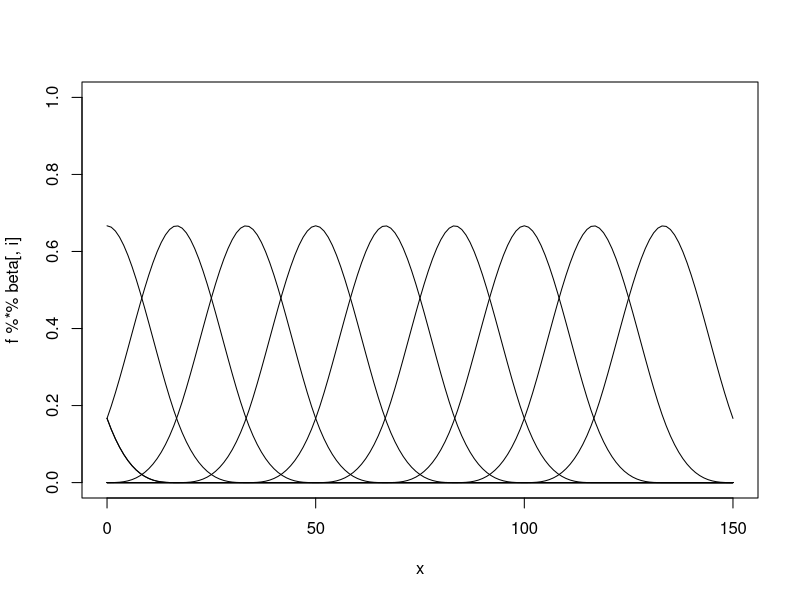
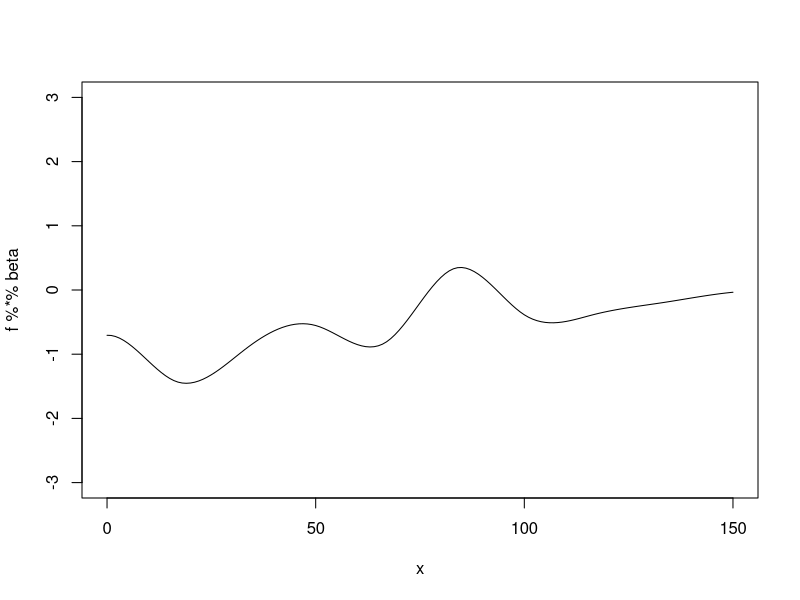
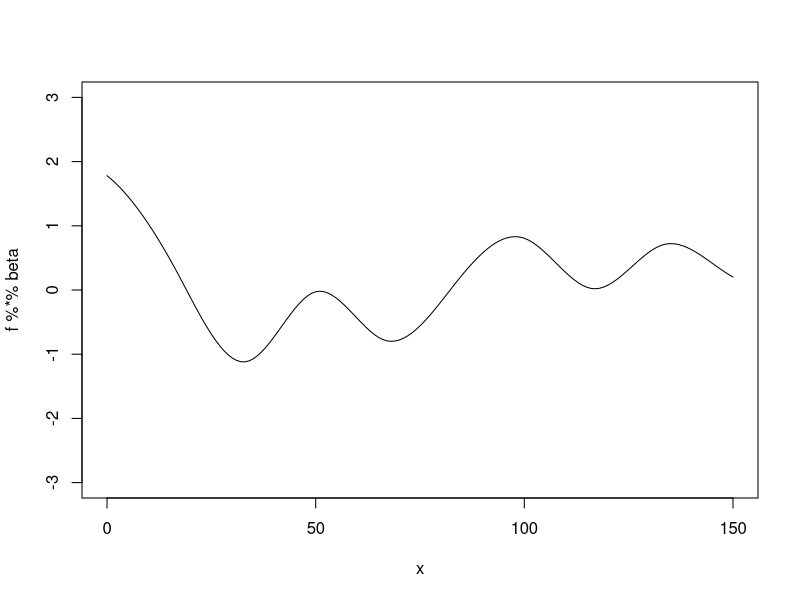
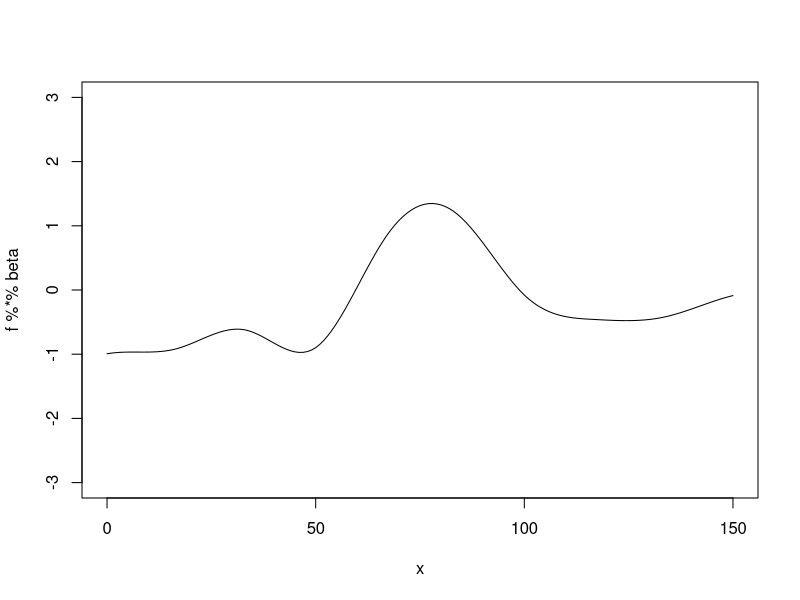
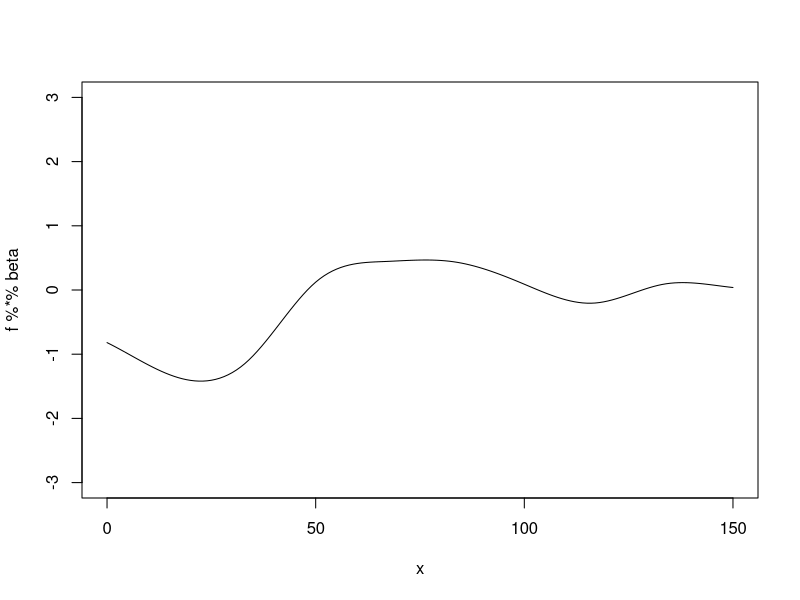
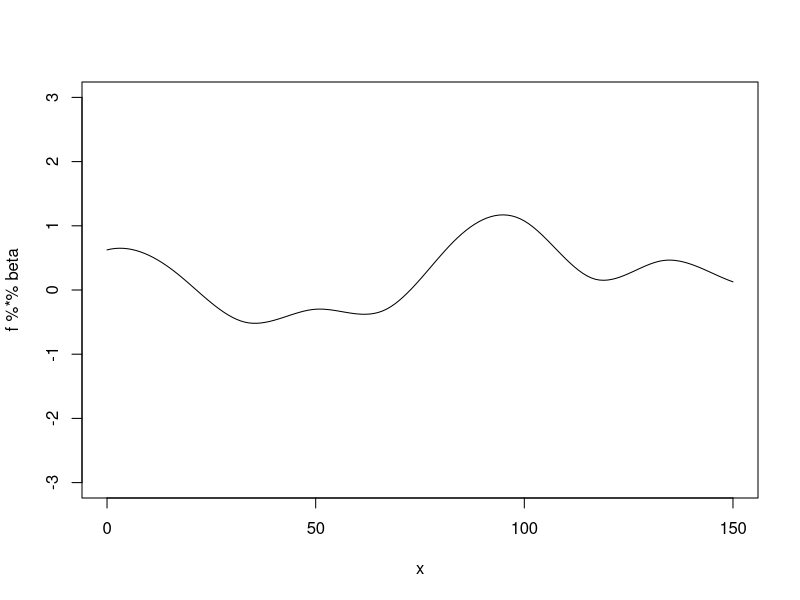
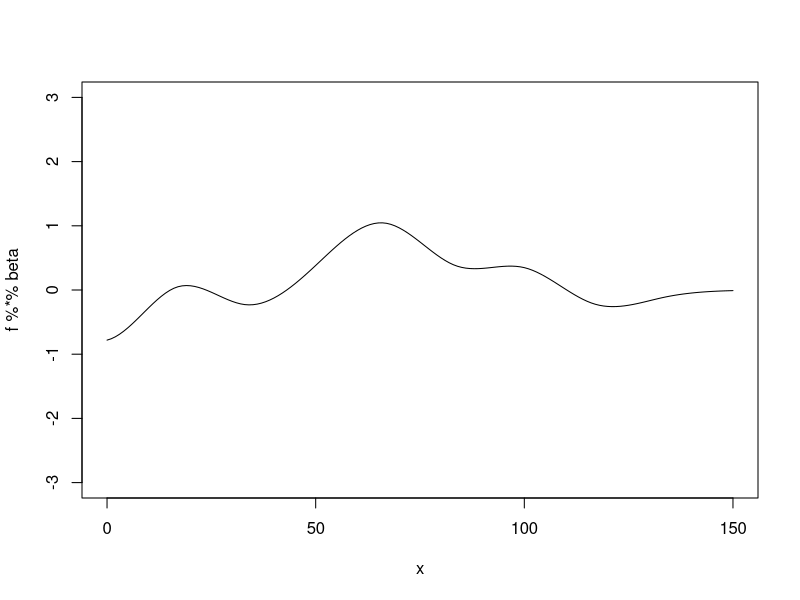
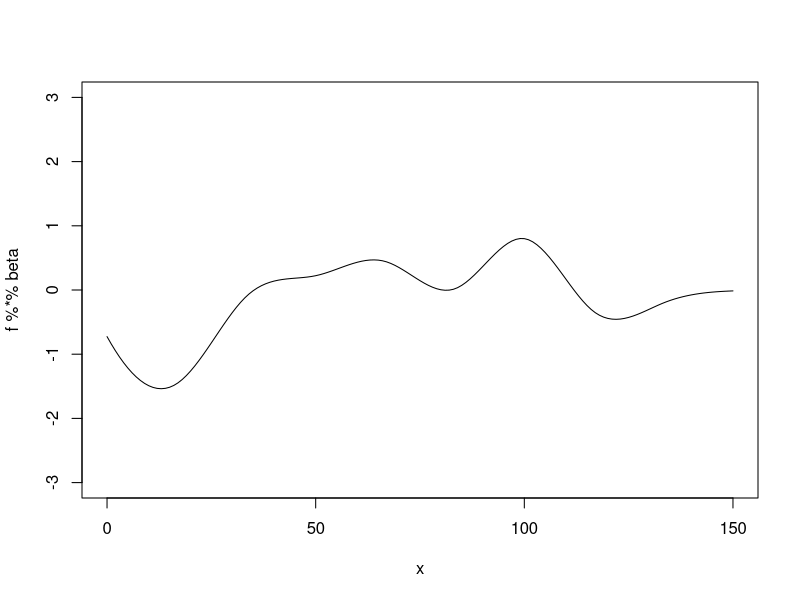

Write the R code that produced these figures, in order. (Note: this script raises an error after producing the figures.)
#write R and Jags code to implement p-splines based on description in Wood 2017,
#  pp. 204-206
library(mgcv)

#calculate basis, p. 205 in Wood.
bspline <- function(x, k, i, m=2)
{
  if(m==-1) {
    res <- as.numeric(x<k[i+1]&x>=k[i])
  } else {
    z0 <- (x-k[i])/(k[i+m+1]-k[i])
    z1 <- (k[i+m+2]-x)/(k[i+m+2]-k[i+1])
    res <- z0*bspline(x,k,i,m-1)+z1*bspline(x,k,i+1,m-1)
  }
  res
}

#try plotting the p-spline basis
# knot number, must be k + m + 2 with
# m + 1 the order of the basis, e.g., m = 2 for a cubic spline
# must define m+1 first and last knots outside the range of prediction
# see Wood, 2017, p. 204.
# ice range is 0 to 150, so we need to define knots < 0 and > 150
# if m = 2, then we need 3 knots < 0 and 3 > 150. 
# they should be equal spacing as the 'interior knots' in the range we care 
# about (i think this is needed)
k = 10 #number of knots in range of data we care about
m = 2 #order of basis
kp <- seq(0, 150, length=k)
kp <- c(-((m+1):1)*kp[2]+kp[1], kp, (1:(m+1))*kp[2]+kp[k]) #augment knots

x <- seq(0, 150, by=1)
f<- matrix(0, length(x), k)
for( i in 1:k){
  f[,i] <- bspline(x,k=kp, i=i, m=2)
}

beta <- diag(k) #matrix(c(0,0,0,0,1,0,0,0,0,0), k, 1) #rep(1, k), k, 1) #rnorm(n=k)
for(i in 1:k){
  if(i==1) plot(x, f%*%beta[,i], type="l", ylim=c(0, 1))
  lines(x, f%*%beta[,i])
}
#try random betas
for(i in 1:60){
beta <- matrix(rnorm(n=k), k, 1)
plot(x, f%*%beta, type="l", ylim=c(-3, 3))
Sys.sleep(1)
}

################################################################################
################################################################################
# now can we implement it in JAGS?
ext.sea.ice <- read.csv("input_data/extreme.sea.ice.csv", header = T)
# year is winter year (Nov - Apr)
ice.data <- ext.sea.ice[ext.sea.ice$year >= 1992 & ext.sea.ice$year <= 2100,] #replace to 2100 for projections, 2016 for data
ice.data4.5 <- ifelse(is.na(ice.data$ice.obs), ice.data$ice.RCP4.5, 
                      ice.data$ice.obs)
ice.data8.5 <- ifelse(is.na(ice.data$ice.obs), ice.data$ice.RCP8.5, 
                      ice.data$ice.obs)
ice.datacurrent <- ifelse(is.na(ice.data$ice.obs), mean(ice.data$ice.obs, na.rm = T), 
                          ice.data$ice.obs)
ice.data <- ice.data$ice.obs
max.ice <- (181 - mean(ice.data)) / sd(ice.data)  #max.ice is the upper bound on the ice covariate
min.ice <- (0 - mean(ice.data)) / sd(ice.data)  #min.ice is the lower bound on the ice covariate
ice.data <- (ice.data-mean(ice.data)) / sd(ice.data)

#make data for GAM, transform ice covariate to cubic spline regression basis functions
#get example file for IPM
#ignore random effect
#change data set to match IPM
mu <- -0.1*ice.data^2 + rnorm(length(ice.data), 0, 0.1)
y <- rbinom(length(ice.data), 1, prob=plogis(mu))
df=data.frame(y=y, ice=ice.data)
#augment data to include min and max value of ice covariate, this "sorta worked, hard to converge, 
#strange behavior beyond range, lambda seen to return prior
#df=data.frame(y=c(y, 0, 0), ice=c(ice.data, min.ice, max.ice)) 
#so basis functions span this range.
gam.data <- mgcv::jagam(y~s(ice, k=5, bs='ps', m=c(2,2))-1, family=binomial, data = df, file="test_gam.txt")

cat(file = "p_spline.jags", "
model {
  eta <- X %*% b ## linear predictor
  for (i in 1:n) { mu[i] <-  ilogit(eta[i]) } ## expected response
  for (i in 1:n) { y[i] ~ dbin(mu[i],w[i]) } ## response 
  ## prior for s(ice)... 
  K1 <- S1[1:4,1:4] * lambda[1]  + S1[1:4,5:8] * lambda[2]
  b[1:4] ~ dmnorm(zero[1:4],K1) 
  ## smoothing parameter priors CHECK...
  for (i in 1:2) {
    lambda[i] ~ dgamma(.05,.005)
    rho[i] <- log(lambda[i])
  }
  #predict new ice
  for (i in 1:(K+1)){
    nb.prob[i] <- nb.size/(obs.ice[i] + nb.size)
    ice.draw[i] ~ dnegbin(nb.prob[i], nb.size)
  }
}
")

# bundle data
jags.data <- list(ice = ice.data, 
                  X = gam.data$jags.data$X[1:25,],
                  S1 = gam.data$jags.data$S1,
                  bzero = gam.data$jags.data$zero,
                  y=y,
                  nb.size=3.5)

# initial values
inits <- function(){list(
  b = gam.data$jags.ini$b,
  lambda = gam.data$jags.ini$lambda,
  mean.phi0 = runif(1, 0.2, 0.3), 
  mean.phiA = runif(1, 0.8, 0.9), mean.p = runif(1, 0.5, 0.6))}

# parameters monitored
parameters <- c("phiA", "phi0", "betaN", "b", "lambda", "beta.nest", 
                "mean.logit.alpha", "mean.phiA", "mean.phi0", "sigma.phi0", "sigma.phiA", "sigma.p")

# MCMC settings
ni <- 10000; nt <- 1; nb <- 1000; nc <- 4

# Call JAGS from R (jagsUI)
out <- jags(jags.data, inits, parameters, "CMR_GAM.jags", 
            n.chains = nc, n.burnin=nb, n.iter = ni,  
            parallel = TRUE, n.adapt = 1000)
